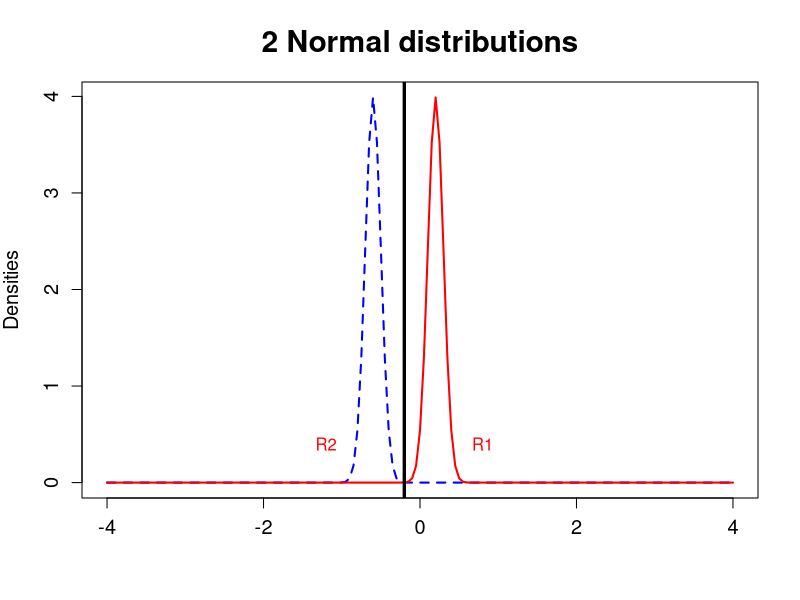

Generate this figure with R:
## ---- chunk 1
# clear all variables
rm(list = ls(all = TRUE))
graphics.off()

x 	= seq(-4, 4, 0.05)  	# generates a sequence on real axis
s1 	= 0.1  			# standard deviation for y1
mu1 	= 0.2  			# mean for y1
s2 	= 0.1  			# square root of variance for y2
mu2 	= -0.6  		# mean for y2

y1 = cbind(x, dnorm(x, mean = mu1, sd = s1))  # density y1
y2 = cbind(x, dnorm(x, mean = mu2, sd = s2))  # density y2

if (mu1 != mu2 & s1 != s2) {
  
  # first discrimination point
  c1 = -(mu2 * s1^2 - mu1 * s2^2)/(s2^2 - s1^2) + sqrt(((mu2 * s1^2 - mu1 * s2^2)/(s2^2 - 
                                                                                     s1^2))^2 - ((mu1^2 * s2^2 - mu2^2 * s1^2 - 2 * log(s2/s1) * s1^2 * s2^2)/(s2^2 - 
                                                                                                                                                                 s1^2)))
  
  # second discrimination point
  c2 = -(mu2 * s1^2 - mu1 * s2^2)/(s2^2 - s1^2) - sqrt(((mu2 * s1^2 - mu1 * s2^2)/(s2^2 - 
                                                                                     s1^2))^2 - ((mu1^2 * s2^2 - mu2^2 * s1^2 - 2 * log(s2/s1) * s1^2 * s2^2)/(s2^2 - 
                                                                                                                                                                 s1^2)))
} else if (mu1 != mu2 & s1 == s2) {
  if (mu2 < 0 & mu1 < 0) {
    c1 = mu2 - (mu2 - mu1)/2
    c2 = c1
  } else if (mu2 < 0 & mu1 >= 0) {
    c1 = mu2 - (mu2 - mu1)/2
    c2 = c1
  } else if (mu2 == 0 & mu1 < 0) {
    c1 = -abs(mu2 - mu1)/2
    c2 = c1
  } else if (mu2 > 0 & mu1 < 0) {
    c1 = mu2 - abs(mu2 - mu1)/2
    c2 = c1
  } else if (mu2 >= 0 & mu1 >= 0) {
    c1 = abs(mu2 - mu1)/2
    c2 = c1
  }
} else if (mu1 == mu2 & s1 == s2) {
  c1 = Inf
  c2 = -Inf
} else if (mu1 == mu2 & s1 != s2) {
  
  # first discrimination point
  c1 = -(mu2 * s1^2 - mu1 * s2^2)/(s2^2 - s1^2) + sqrt(((mu2 * s1^2 - mu1 * s2^2)/(s2^2 - 
                                                                                     s1^2))^2 - ((mu1^2 * s2^2 - mu2^2 * s1^2 - 2 * log(s2/s1) * s1^2 * s2^2)/(s2^2 - 
                                                                                                                                                                 s1^2)))
  
  # second discrimination point
  c2 = -(mu2 * s1^2 - mu1 * s2^2)/(s2^2 - s1^2) - sqrt(((mu2 * s1^2 - mu1 * s2^2)/(s2^2 - 
                                                                                     s1^2))^2 - ((mu1^2 * s2^2 - mu2^2 * s1^2 - 2 * log(s2/s1) * s1^2 * s2^2)/(s2^2 - 
                                                                                                                                                                 s1^2)))
}

limy = c(0, max(y1[, 2], y2[, 2]))
if (limy[2] < 0.4) {
  limy = c(0, 0.41)
}

# Plot
plot(y2, type = "l", lwd = 2, lty = 2, col = "blue", xlab = "", ylab = "Densities", 
     cex.lab = 1.2, cex.axis = 1.2, ylim = limy)
lines(y1, type = "l", lwd = 2, col = "red")
abline(v = c1, lwd = 3)
abline(v = c2, lwd = 3)

if (c1 == c2 & s1 == s2) {
  if (mu2 < 0) {
    text(c1 - 1, 0.4, "R2", col = "red")
    text(c1 + 1, 0.4, "R1", col = "red")
  } else {
    text(c1 - 1, 0.4, "R1", col = "red")
    text(c1 + 1, 0.4, "R2", col = "red")
  }
} else if (c1 != c2 & s2 > s1) {
  if (mu1 > mu2) {
    if (s1 >= 1) {
      text(c1 - 1, 0.4, "R2", col = "red")
      text(c1 + 0.8, 0.4, "R1", col = "red")
      text(c2 - 0.8, 0.4, "R1", col = "red")
    } else if (s1 >= 0 & s1 < 0.5) {
      text(c1 - s1 - 0.15, 0.4, "R2", col = "red")
      text(c1 + 0.5, 0.4, "R1", col = "red")
      text(c2 - 0.4, 0.4, "R1", col = "red")
    } else if (s1 >= 0.5 & s1 < 1) {
      text(c1 - 1, 0.4, "R2", col = "red")
      text(c1 + 0.5, 0.4, "R1", col = "red")
      text(c2 - 0.4, 0.4, "R1", col = "red")
    }
    
    # text(c1-1,0.4,'R1',col='red') text(c1+1,0.4,'R2',col='red')
    # text(c2-0.4,0.4,'R2',col='red')
  } else if (mu1 < mu2) {
    text(c1 - 1, 0.4, "R1", col = "red")
    text(c1 + 1, 0.4, "R2", col = "red")
    text(c2 - 0.4, 0.4, "R2", col = "red")
  } else if (mu1 == mu2) {
    text(c1 - s1 - 0.1, 0.4, "R1", col = "red")
    text(c1 + 1, 0.4, "R2", col = "red")
    text(c2 - 0.4, 0.4, "R2", col = "red")
  }
} else if (c1 != c2 & s2 < s1) {
  if (mu1 > mu2) {
    text(c1 - 1, 0.4, "R2", col = "red")
    text(c1 + 1, 0.4, "R1", col = "red")
    text(c2 - 0.6, 0.4, "R1", col = "red")
  } else if (mu1 < mu2) {
    if (s2 >= 1) {
      text(c1 - 1, 0.4, "R2", col = "red")
      text(c1 + 0.8, 0.4, "R1", col = "red")
      text(c2 - 0.8, 0.4, "R1", col = "red")
    } else if (s2 >= 0 & s2 < 0.5) {
      text(c1 - s2 - 0.15, 0.4, "R2", col = "red")
      text(c1 + 0.5, 0.4, "R1", col = "red")
      text(c2 - 0.4, 0.4, "R1", col = "red")
    } else if (s2 >= 0.5 & s2 < 1) {
      text(c1 - 1, 0.4, "R2", col = "red")
      text(c1 + 0.5, 0.4, "R1", col = "red")
      text(c2 - 0.4, 0.4, "R1", col = "red")
    }
  } else if (mu1 == mu2) {
    text(c1 - 1, 0.4, "R2", col = "red")
    text(c1 + 1, 0.4, "R1", col = "red")
    text(c2 - 0.4, 0.4, "R1", col = "red")
  }
} else if (c1 != c2 & mu1 == mu2) {
  text(c1 - 1, 0.4, "R1", col = "red")
  text(c1 + 1, 0.4, "R2", col = "red")
  text(c2 - 0.4, 0.4, "R2", col = "red")
}

title("2 Normal distributions", cex.main = 1.8) 

## ---- chunk 2
# # clear all variables
# rm(list = ls(all = TRUE))
# graphics.off()
# 
# # load data
# x       = read.table("https://github.com/QuantLet/MVA/blob/master/QID-2454-MVAaper/bank2.dat")
# xg      = x[1:100, ]
# xf      = x[101:200, ]
# 
# mg      = apply(xg, 2, mean)    # mean forged
# mf      = apply(xf, 2, mean)    # mean genuine
# m       = (mf + mg)/2           # total mean
# s       = (99 * cov(xg) + 99 * cov(xf))/198  # sd
# alpha   = solve(s) %*% (mg - mf)
# 
# miss1   = 0
# for (i in 1:length(xg[, 1])) {
#     if (as.numeric(xg[i, ] - m) %*% alpha < 0) {
#         miss1 = miss1 + 1
#     }
# }
# 
# miss2   = 0
# for (i in 1:length(xf[, 1])) {
#     if (as.numeric(xf[i, ] - m) %*% alpha > 0) {
#         miss2 = miss2 + 1
#     }
# }
# 
# print("Genuine banknotes classified as forged:")
# print(miss1)
# print("Forged banknotes classified as genuine:")
# print(miss2)
# print("APER (apparent error rate):")
# aper = (miss1 + miss2)/length(x[, 1])
# print(aper)

## ---- chunk 3
# 
# # clear all variables
# rm(list = ls(all = TRUE))
# graphics.off()
# 
# # reads the bank data
# x<-read.table("C://Users//BS503TX//Downloads//bank2.dat")
# 
# xg  = x[1:100, ]                # Group first 100 observations    
# xf  = x[101:200, ]              # Group second 100 observations
# mg  = colMeans(xg)              # Determine the mean for the seperate groups and overall sample
# mf  = colMeans(xf)
# m   = (mg + mf)/2
# w   = 100 * (cov(xg) + cov(xf)) # matrix w for within sum-of-squares
# d   = mg - mf                   # Difference in means
# a   = solve(w) %*% d            # Determine the factors for linear combinations
# 
# yg = as.matrix(xg - matrix(m, nrow = 100, ncol = 6, byrow = T)) %*% a  # Discriminant rule for genuine notes
# yf = as.matrix(xf - matrix(m, nrow = 100, ncol = 6, byrow = T)) %*% a  # Discriminant rule for forged notes
# 
# xgtest = yg
# sg = sum(xgtest < 0)            # Number of misclassified genuine notes
# 
# xftest = yf                     # Number of misclassified forged notes
# sf = sum(xftest > 0)
# 
# fg = density(yg)                # density of projection of genuine notes
# ff = density(yf)                # density of projection of forged notes
# 
# # plot
# plot(ff, lwd = 3, col = "red", xlab = "", ylab = "Densities of Projections", main = "Densities of Projections of Swiss bank notes", 
#      xlim = c(-0.2, 0.2), cex.lab = 1.2, cex.axis = 1.2, cex.main = 1.8)
# lines(fg, lwd = 3, col = "blue", lty = 2)
# text(mean(yf), 3.72, "Forged", col = "red")
# text(mean(yg), 2.72, "Genuine", col = "blue")
